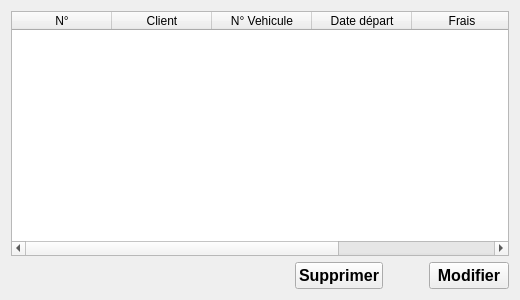
<?xml version="1.0" encoding="UTF-8"?>
<ui version="4.0">
 <class>BookingListView</class>
 <widget class="QWidget" name="BookingListView">
  <property name="geometry">
   <rect>
    <x>0</x>
    <y>0</y>
    <width>520</width>
    <height>300</height>
   </rect>
  </property>
  <property name="windowTitle">
   <string>Form</string>
  </property>
  <layout class="QVBoxLayout" name="verticalLayout">
   <item>
    <widget class="QTableWidget" name="bookingTable">
     <property name="editTriggers">
      <set>QAbstractItemView::EditTrigger::NoEditTriggers</set>
     </property>
     <property name="selectionBehavior">
      <enum>QAbstractItemView::SelectionBehavior::SelectRows</enum>
     </property>
     <attribute name="verticalHeaderVisible">
      <bool>false</bool>
     </attribute>
     <attribute name="verticalHeaderHighlightSections">
      <bool>false</bool>
     </attribute>
     <column>
      <property name="text">
       <string>N°</string>
      </property>
     </column>
     <column>
      <property name="text">
       <string>Client</string>
      </property>
     </column>
     <column>
      <property name="text">
       <string>N° Vehicule</string>
      </property>
     </column>
     <column>
      <property name="text">
       <string>Date départ</string>
      </property>
     </column>
     <column>
      <property name="text">
       <string>Frais</string>
      </property>
     </column>
     <column>
      <property name="text">
       <string>Avance</string>
      </property>
     </column>
    </widget>
   </item>
   <item>
    <layout class="QHBoxLayout" name="horizontalLayout">
     <item>
      <spacer name="spc">
       <property name="orientation">
        <enum>Qt::Orientation::Horizontal</enum>
       </property>
       <property name="sizeHint" stdset="0">
        <size>
         <width>40</width>
         <height>20</height>
        </size>
       </property>
      </spacer>
     </item>
     <item>
      <widget class="QPushButton" name="delBtn">
       <property name="font">
        <font>
         <pointsize>12</pointsize>
         <bold>true</bold>
        </font>
       </property>
       <property name="text">
        <string>Supprimer</string>
       </property>
       <property name="icon">
        <iconset resource="../../../res/ressources.qrc">
         <normaloff>:/icons/icons/trash-2.svg</normaloff>:/icons/icons/trash-2.svg</iconset>
       </property>
      </widget>
     </item>
     <item>
      <spacer name="horizontalSpacer">
       <property name="orientation">
        <enum>Qt::Orientation::Horizontal</enum>
       </property>
       <property name="sizeType">
        <enum>QSizePolicy::Policy::Minimum</enum>
       </property>
       <property name="sizeHint" stdset="0">
        <size>
         <width>40</width>
         <height>20</height>
        </size>
       </property>
      </spacer>
     </item>
     <item>
      <widget class="QPushButton" name="modifBtn">
       <property name="font">
        <font>
         <pointsize>12</pointsize>
         <bold>true</bold>
        </font>
       </property>
       <property name="text">
        <string>Modifier</string>
       </property>
       <property name="icon">
        <iconset resource="../../../res/ressources.qrc">
         <normaloff>:/icons/icons/edit-3.svg</normaloff>:/icons/icons/edit-3.svg</iconset>
       </property>
      </widget>
     </item>
    </layout>
   </item>
  </layout>
 </widget>
 <resources>
  <include location="../../../res/ressources.qrc"/>
 </resources>
 <connections/>
</ui>
